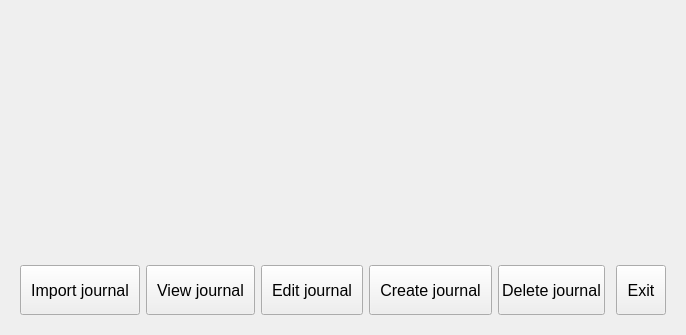
<?xml version="1.0" encoding="UTF-8"?>
<ui version="4.0">
 <class>journalsWindow</class>
 <widget class="QWidget" name="journalsWindow">
  <property name="geometry">
   <rect>
    <x>0</x>
    <y>0</y>
    <width>686</width>
    <height>335</height>
   </rect>
  </property>
  <property name="windowTitle">
   <string>Form</string>
  </property>
  <layout class="QVBoxLayout" name="verticalLayout">
   <item>
    <widget class="QWidget" name="widget" native="true">
     <layout class="QVBoxLayout" name="verticalLayout_2">
      <item>
       <widget class="QWidget" name="journalsContainer" native="true">
        <layout class="QGridLayout" name="gridLayout">
         <item row="0" column="1">
          <widget class="QLabel" name="statusLabel">
           <property name="font">
            <font>
             <pointsize>12</pointsize>
            </font>
           </property>
           <property name="text">
            <string/>
           </property>
          </widget>
         </item>
        </layout>
       </widget>
      </item>
      <item>
       <widget class="QWidget" name="buttonsContainer" native="true">
        <property name="maximumSize">
         <size>
          <width>16777215</width>
          <height>50</height>
         </size>
        </property>
        <layout class="QHBoxLayout" name="horizontalLayout">
         <property name="leftMargin">
          <number>0</number>
         </property>
         <property name="topMargin">
          <number>0</number>
         </property>
         <property name="rightMargin">
          <number>0</number>
         </property>
         <property name="bottomMargin">
          <number>0</number>
         </property>
         <item>
          <widget class="QPushButton" name="importJournal">
           <property name="minimumSize">
            <size>
             <width>0</width>
             <height>50</height>
            </size>
           </property>
           <property name="font">
            <font>
             <pointsize>12</pointsize>
            </font>
           </property>
           <property name="styleSheet">
            <string notr="true">QPushButton {
	padding: 10px;
}</string>
           </property>
           <property name="text">
            <string>Import journal</string>
           </property>
          </widget>
         </item>
         <item>
          <widget class="QPushButton" name="viewJournal">
           <property name="minimumSize">
            <size>
             <width>0</width>
             <height>50</height>
            </size>
           </property>
           <property name="font">
            <font>
             <pointsize>12</pointsize>
            </font>
           </property>
           <property name="styleSheet">
            <string notr="true">QPushButton {
	padding: 10px;
}</string>
           </property>
           <property name="text">
            <string>View journal</string>
           </property>
          </widget>
         </item>
         <item>
          <widget class="QPushButton" name="editJournal">
           <property name="minimumSize">
            <size>
             <width>0</width>
             <height>50</height>
            </size>
           </property>
           <property name="font">
            <font>
             <pointsize>12</pointsize>
            </font>
           </property>
           <property name="styleSheet">
            <string notr="true">QPushButton {
	padding: 10px;
}</string>
           </property>
           <property name="text">
            <string>Edit journal</string>
           </property>
          </widget>
         </item>
         <item>
          <widget class="QPushButton" name="createJournal">
           <property name="minimumSize">
            <size>
             <width>0</width>
             <height>50</height>
            </size>
           </property>
           <property name="font">
            <font>
             <pointsize>12</pointsize>
            </font>
           </property>
           <property name="styleSheet">
            <string notr="true">QPushButton {
	padding: 10px;
}</string>
           </property>
           <property name="text">
            <string>Create journal</string>
           </property>
          </widget>
         </item>
         <item>
          <widget class="QPushButton" name="deleteJournal">
           <property name="minimumSize">
            <size>
             <width>0</width>
             <height>50</height>
            </size>
           </property>
           <property name="font">
            <font>
             <pointsize>12</pointsize>
            </font>
           </property>
           <property name="text">
            <string>Delete journal</string>
           </property>
          </widget>
         </item>
         <item>
          <spacer name="buttonsSpacer">
           <property name="orientation">
            <enum>Qt::Horizontal</enum>
           </property>
           <property name="sizeHint" stdset="0">
            <size>
             <width>40</width>
             <height>20</height>
            </size>
           </property>
          </spacer>
         </item>
         <item>
          <widget class="QPushButton" name="exit">
           <property name="minimumSize">
            <size>
             <width>0</width>
             <height>50</height>
            </size>
           </property>
           <property name="font">
            <font>
             <pointsize>12</pointsize>
            </font>
           </property>
           <property name="styleSheet">
            <string notr="true">QPushButton {
	padding: 10px;
}</string>
           </property>
           <property name="text">
            <string>Exit</string>
           </property>
          </widget>
         </item>
        </layout>
       </widget>
      </item>
     </layout>
    </widget>
   </item>
  </layout>
 </widget>
 <resources/>
 <connections/>
</ui>
